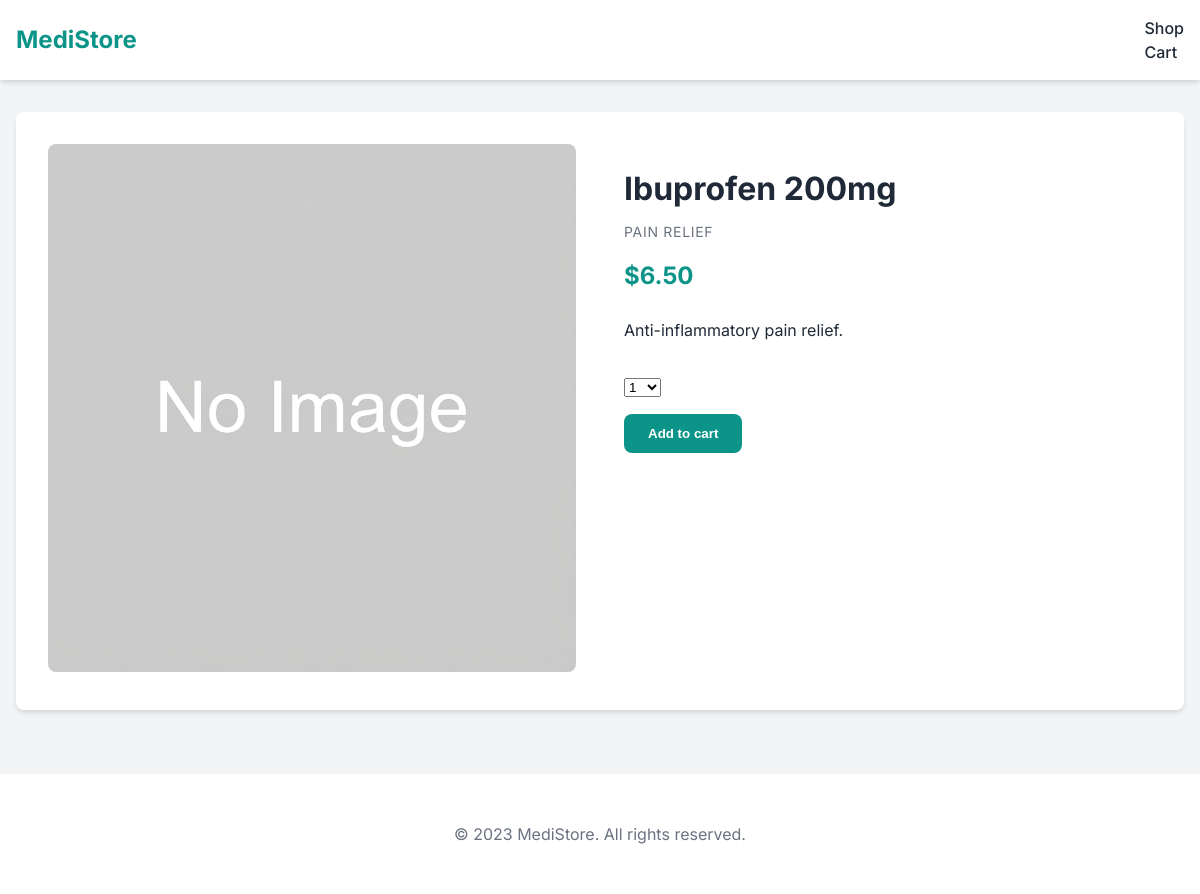
The app's page /2/ibuprofen-200mg/ with its own data.
### store/models.py (models this page shows, shortened)
class Medicine(models.Model):
    category = models.ForeignKey(Category, related_name='medicines', on_delete=models.CASCADE)
    name = models.CharField(max_length=200)
    slug = models.SlugField(unique=True)
    image = models.ImageField(upload_to='medicines/')
    description = models.TextField(blank=True)
    price = models.DecimalField(max_digits=10, decimal_places=2)
    stock = models.PositiveIntegerField()
    is_prescription_required = models.BooleanField(default=False)
    available = models.BooleanField(default=True)
    created = models.DateTimeField(auto_now_add=True)
    updated = models.DateTimeField(auto_now=True)

class Category(models.Model):
    name = models.CharField(max_length=200)
    slug = models.SlugField(unique=True)
    image = models.ImageField(upload_to='categories/', blank=True, null=True)
    class Meta:
        verbose_name_plural = 'Categories'

### store/views.py (the view)
# urls.py: path('<int:id>/<slug:slug>/', views.product_detail, name='product_detail'),
def product_detail(request, id, slug):
    medicine = get_object_or_404(Medicine,
                                 id=id,
                                 slug=slug,
                                 available=True)
    cart_product_form = CartAddProductForm()
    return render(request, 'store/product/detail.html',
                  {'medicine': medicine,
                   'cart_product_form': cart_product_form})

### store/forms.py
class CartAddProductForm(forms.Form):
    quantity = forms.TypedChoiceField(choices=PRODUCT_QUANTITY_CHOICES, coerce=int)
    override = forms.BooleanField(required=False, initial=False, widget=forms.HiddenInput)

### templates/store/product/detail.html (shortened to what this page needs)
{% extends "store/base.html" %}
{% load static %}
{% block content %}
    <div class="product-detail">
        <div class="detail-image">
            <img src="{% if medicine.image %}{{ medicine.image.url }}{% else %}{% static 'img/no_image.png' %}{% endif %}">
        </div>
        <div class="detail-info">
            <h1>{{ medicine.name }}</h1>
            <div class="product-category" style="margin-bottom: 1rem;">
                <a href="{{ medicine.category.get_absolute_url }}">{{ medicine.category.name }}</a>
            </div>
            <div class="detail-price">${{ medicine.price }}</div>
            <p>{{ medicine.description|linebreaks }}</p>
            <form action="{% url 'store:cart_add' medicine.id %}" method="post" style="margin-top: 2rem;">
                <div class="form-group" style="max-width: 100px;">
                    {{ cart_product_form.quantity }}
                </div>
                <input type="submit" value="Add to cart" class="btn">
            </form>
        </div>
    </div>
{% endblock %}

### static/css/style.css (style rules this page uses)
:root { --primary-color: #0d9488; --primary-dark: #0f766e; --secondary-color: #f0fdfa; --text-color: #1f2937; --light-text: #6b7280; --white: #ffffff; --gray-100: #f3f4f6; --gray-200: #e5e7eb; --shadow: 0 4px 6px -1px rgba(0, 0, 0, 0.1), 0 2px 4px -1px rgba(0, 0, 0, 0.06); --radius: 0.5rem; }
body { font-family: 'Inter', sans-serif; color: var(--text-color); background-color: var(--gray-100); margin: 0; padding: 0; line-height: 1.5; }
a { text-decoration: none; color: inherit; }
.product-category { font-size: 0.875rem; color: var(--light-text); text-transform: uppercase; letter-spacing: 0.05em; }
.product-detail { display: grid; grid-template-columns: 1fr 1fr; gap: 3rem; background-color: var(--white); padding: 2rem; border-radius: var(--radius); box-shadow: var(--shadow); margin-top: 2rem; }
.detail-image img { width: 100%; border-radius: var(--radius); }
.detail-info h1 { font-size: 2rem; margin-bottom: 0.5rem; }
.detail-price { font-size: 1.5rem; color: var(--primary-color); font-weight: 700; margin-bottom: 1.5rem; }
.btn { display: inline-block; background-color: var(--primary-color); color: var(--white); padding: 0.75rem 1.5rem; border-radius: var(--radius); font-weight: 600; border: none; cursor: pointer; transition: background-color 0.2s; }
.form-group { margin-bottom: 1rem; }

### records on screen
Medicine: name "Ibuprofen 200mg", category.name "PAIN RELIEF", price "6.50", description "Anti-inflammatory pain relief."
